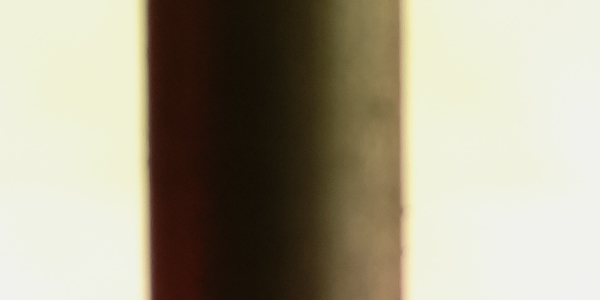
#> input picture Analisis/Fotos/2021-10-05 15_05_00.001082.jpg, 600 x 300 px, given in place of 2022-01-01 14_00_11.251146.jpg, which was not available
$ python DetectorImagen.py   (older library calls are emulated)
#> lines starting #> are read from the running program, lines starting #| are printed output that depends on the picture; after the words box and inside, x2 and y2 are one past the last pixel; in counts of white or black regions, pixels touching at a corner belong together; pictures that were not available may be replaced by others from this repository, and a replacement may not be noted
import numpy as np
import cv2
from datetime import date
from datetime import datetime
import os
import time


#print(str(time.strftime("%H"))+":"+str(time.strftime("%M"))+":"+str(time.strftime("%S")))


#********************************** Metodos ***********************************

# [57 lines left out: function ProcesarImagen, not called in this run]
       #except:
        #      print("Imagen Mala para realizar el calculo")

def Procesar(Imagen, pathImagen, pathDatos):
#> called with Imagen = '2022-01-01 14_00_11.251146'
    pathFoto = pathImagen + Imagen + '.jpg'
    mat_datos_x = []
    puntoMenor = 0

    global bordeMenorAnterior
    global desfaceAnterior
    global contadorErrores
    global contadorArchivosProcesados
    global contadorArchivosSinProcesar
    global contadorBordeUnico

    tiempoImagen = Imagen[0:19]
    tiempoImagen_dt = datetime.strptime(tiempoImagen, '%Y-%m-%d %H_%M_%S')
    tiempoImagen_str = tiempoImagen_dt.strftime('%Y-%m-%dT%H:%M:%S')

    try:
        img = cv2.imread(pathFoto)
#> img is the input picture: shape (300, 600, 3); mean B, G, R 140, 159.7, 166
        height, width = img.shape[:2]
#> height = 300; width = 600
        gris = cv2.cvtColor(img, cv2.COLOR_BGR2GRAY)
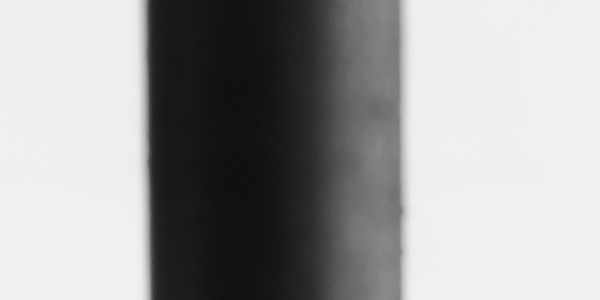
#> gris: shape (300, 600); min 13, max 242, mean 159.4
        gauss = cv2.medianBlur(gris, 13)

        # Define los pares de umbrales para probar con Canny
        canny_thresholds = [(100,120)]
        lines_found = False

        for thresholds in canny_thresholds:
            if not lines_found:
                canny = cv2.Canny(gauss, thresholds[0], thresholds[1])
                lines = cv2.HoughLinesP(image=canny, rho=1, theta=np.pi / 180, threshold=100, lines=np.array([]),
                                        minLineLength=180, maxLineGap=100)
                if lines is not None:
                    lines_found = True
                    a, b, c = lines.shape
                    for i in range(a):
                        cv2.line(img, (lines[i][0][0], lines[i][0][1]), (lines[i][0][2], lines[i][0][3]), (0, 255, 0), 3,
                                 cv2.LINE_AA)
                        mat_datos_x.append(lines[i][0][0])
                    # Guardar la imagen después de procesar todas las líneas
                    #cv2.imwrite(pathDatos + Imagen + '.jpg', img)
                    cv2.imwrite(pathDatos + 'verticales.jpg', img)
                    puntoMayor = max(mat_datos_x)
                    puntoMenor = min(mat_datos_x)

                    break  # Salir del bucle si se han encontrado líneas
#> this loop made 1 pass
#> lines on pass 1: [[147, 29, 151, 299], [400, 299, 400, 0]]
#> pass 1, in Procesar, `canny = cv2.Canny(gauss, thresholds[0], thresholds[1])`:
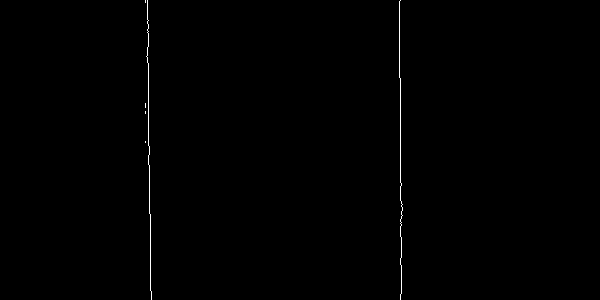
#> canny: shape (300, 600); 0.34% white in thin lines or dots, all inside (x1, y1, x2, y2) = (145, 0, 403, 300)
#> pass 1, in Procesar, `cv2.imwrite(pathDatos + 'verticales.jpg', img)`:
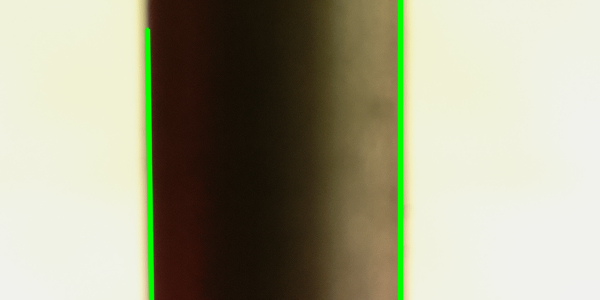
#> saved as verticales.jpg: shape (300, 600, 3); mean B, G, R 138.3, 161.9, 163.3
#> after the loop, a = 2; b = 1; c = 4; lines_found = True; mat_datos_x = [147, 400]; puntoMayor = 400; puntoMenor = 147

        if not lines_found:
            # Si no se encontraron líneas con ninguno de los umbrales, proceder con la lógica de error
            puntoMayor = 'null'
            puntoMenor = 'null'


    except Exception as e:
        print(f"Error al procesar la imagen {Imagen}: {e}")
        puntoMayor = 'null'
        puntoMenor = 'null'

    #print(str(tiempoImagen_str) + ' ' + str(puntoMenor) + ' ' + str(puntoMayor))
    resultado = "{} {} {}".format(tiempoImagen_str, puntoMenor, puntoMayor)
#> resultado = '2022-01-01T14:00:11 147 400'
    print(resultado)
#| 2022-01-01T14:00:11 147 400


# [52 lines left out: function DeteccionVertical, not called in this run]


#******************************************************************************


#************************************ Main ************************************

#direccionCarpeta = 'C:/Users/milto/Milton/RSA/Proyectos/Proyecto Chanlud/Analisis/Coordinometros/Fotos/prueba/'
#direccionCarpeta = 'C:/Users/RSA-Milton/Desktop/Coordinometros/Fotos/IZQ/IZQ-N2-X/'

#******************************************************************************
eje = 'IZQ'
idEstacion = 'IZQ-N2-X'
anio = '2022'
#******************************************************************************
directorioFotos = 'C:/Users/RSA-Milton/Desktop/Coordinometros/Fotos/' + eje + '/' + idEstacion + '/' + anio + '/'
directorioDatos = 'C:/Users/RSA-Milton/Desktop/Coordinometros/Fotos/' + eje + '/' + idEstacion + '/'
#******************************************************************************

#nombreArchivo = input("Ingrese el nombre de la foto: ")
nombreArchivo = '2022-01-01 14_00_11.251146'

imagen = directorioFotos + nombreArchivo + ".jpg"
#imagen = "Foto1.jpg"

#ProcesarImagen(imagen,directorioDatos)
Procesar(nombreArchivo, directorioFotos,directorioDatos)
#eteccionVertical(nombreArchivo, directorioFotos,directorioDatos)

#******************************************************************************
